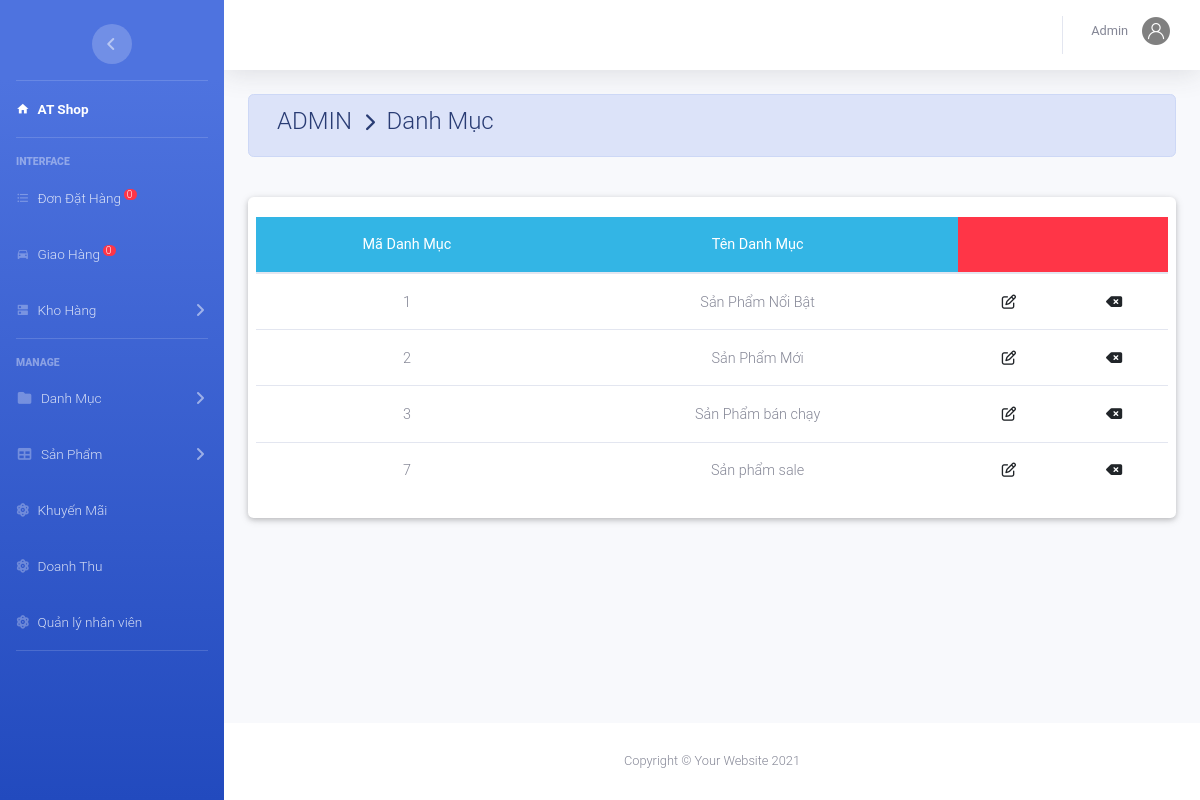
Screenshot of /admin/index.php?action=danhmuc& (signed in) with the database file from the repository.
### tables this page shows
CREATE TABLE `danhmuc` (
  `MaDM` int(11) NOT NULL,
  `TenDM` varchar(50) NOT NULL
);

### admin/danhmuc/danhmuc.php (the view, shortened to what this page needs)
<?php
	include_once('../config/database.php');
	$sql="select *from danhmuc ";
	$rs=mysqli_query($conn,$sql);
?>
<div class="container-fluid">
	<div class=" alert alert-primary">
	  <h4 class="page-title">
	     ADMIN  &#160;<i class="fas fa-chevron-right" style="font-size: 18px"></i>&#160; Danh Mục</h4>
	</div><br>
<?php include_once('danhmuc/main.php');?>
	<div class="card card-body">
		<div class="row">
			<table class="table table-hover m-auto text-center" style="font-size: 13px;">
		<thead class="badge-info">
			<tr>
				<th>Mã Danh Mục</th> <th>Tên Danh Mục</th><th colspan ="2" class="badge-danger"></th>
			</tr>
		</thead>
		<tbody>
	 <?php $so=0;
		 while ($row=mysqli_fetch_array($rs)) { ?>
			<tr>
				<td><?php echo $row['MaDM']; ?></td><td><?php echo $row['TenDM']; ?></td>
				<td><a href="index.php?action=danhmuc&view=suadm&madm=<?php echo $row['MaDM']; ?>" ><i class="far fa-edit"></i></a></td>
				<td><a href="danhmuc/main.php?view=xoadm&madm=<?php echo $row['MaDM']; ?>" ><i class="fas fa-backspace"></i></a></td>
			</tr>
	 <?php	} ?>
		</tbody>
	</table>
		</div>
	</div>
</div>

### rows the page displays
danhmuc: MaDM "1", TenDM "Sản Phẩm Nổi Bật"
danhmuc: MaDM "2", TenDM "Sản Phẩm Mới"
danhmuc: MaDM "3", TenDM "Sản Phẩm bán chạy"
danhmuc: MaDM "7", TenDM "Sản phẩm sale"

### other values shown
$dem "0"
$nv['TenNV'] "Admin"
